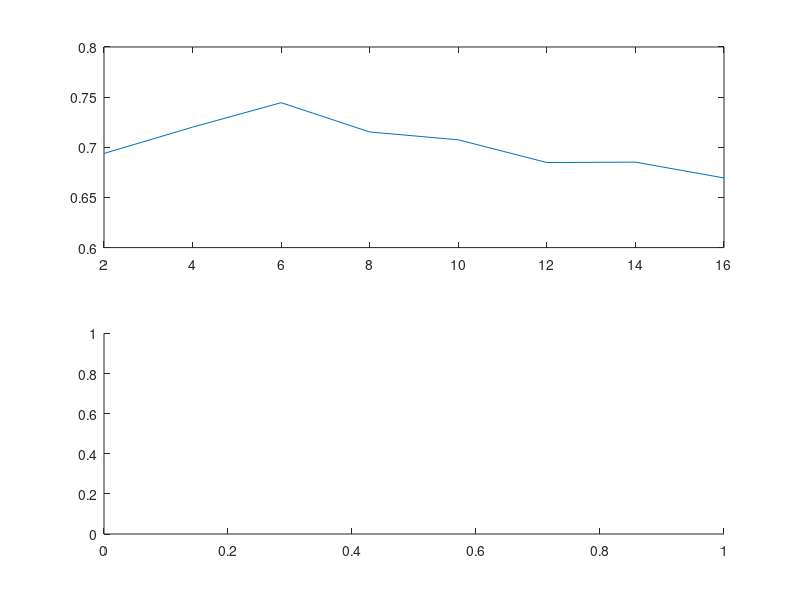

MATLAB code to generate this figure: (Note: this script raises an error after producing the figure.)
y=[0.693866563	0.720087528	0.744475546	0.7152597	0.707472168	0.684806159	0.685199602	0.669426511];
x=2:2:16;
subplot(2,1,1);plot(x,y),axis([2,16,0.6,0.8]),hold on;
x1=1:1:300;
subplot(2,1,2);plot(x1,y1,x1,y2,x1,y3,x1,y4),hold on;
